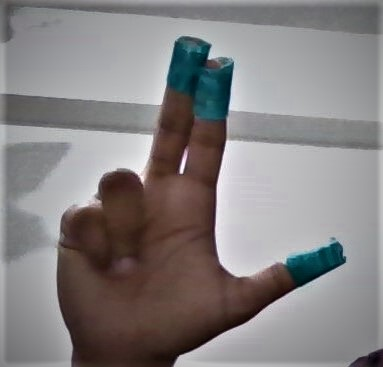
#> input picture CODE/move11.jpg, 383 x 367 px, given in place of the camera
$ python color_segmentation.py   (older library calls are emulated)
#> lines starting #> are read from the running program, lines starting #| are printed output that depends on the picture; after the words box and inside, x2 and y2 are one past the last pixel; in counts of white or black regions, pixels touching at a corner belong together
import cv2
import numpy as np

cap = cv2.VideoCapture(0)
lowerbound = np.array([33,80,40])
upperbound = np.array([102,255,255])
kernelopen = np.ones((5,5))
kernelclose = np.ones((20,20))
#font = cv2.cv.InitFont(cv2.cv.CV_FONT_HERSHEY_SIMPLEX,2,0.5,0,3,1)

while True:
    _ , frame = cap.read()
#> frame is the input picture: shape (367, 383, 3); mean B, G, R 129.6, 129.2, 133.2

    img = cv2.resize(frame,(340,220))
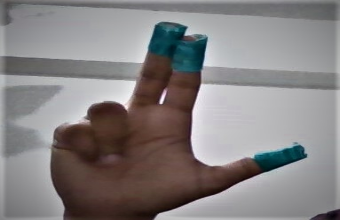
#> img: shape (220, 340, 3); mean B, G, R 129.5, 129.1, 133.1

    imghsv = cv2.cvtColor(img,cv2.COLOR_BGR2HSV)
#> imghsv: shape (220, 340, 3); mean H, S, V 85.7, 37.9, 137.3

    mask = cv2.inRange(imghsv,lowerbound,upperbound)
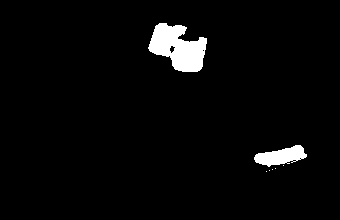
#> mask: shape (220, 340); 3.3% white; 7 white regions (5 under 20 px), largest, box (x1, y1, x2, y2) and area: (148, 23, 207, 72) 1790, (254, 145, 307, 167) 679

    maskopen = cv2.morphologyEx(mask,cv2.MORPH_OPEN,kernelopen)
#> maskopen: shape (220, 340); 3.2% white; 2 white regions, box (x1, y1, x2, y2) and area: (149, 23, 207, 72) 1773, (255, 145, 305, 165) 649
    maskclose = cv2.morphologyEx(maskopen,cv2.MORPH_CLOSE,kernelclose)
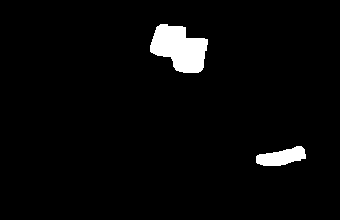
#> maskclose: shape (220, 340); 3.4% white; 2 white regions

    maskfinal = maskclose

    cont,h = cv2.findContours(maskfinal.copy(),cv2.RETR_EXTERNAL,cv2.CHAIN_APPROX_NONE)
#> cont = 2 contours; box (x1, y1, x2, y2) and area: (150, 24, 208, 73) 1800, (256, 146, 306, 166) 592; h = [[1, -1, -1, -1], [-1, 0, -1, -1]]

    cv2.drawContours(img,cont,-1,(255,0,0),2)
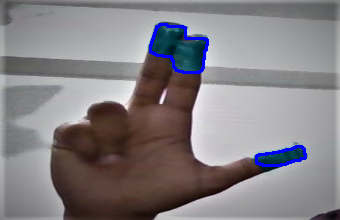
#> img: shape (220, 340, 3); 1.3% of pixels changed, all inside (x1, y1, x2, y2) = (149, 23, 307, 167)
    for i in range(len(cont)):
        x,y,w,h = cv2.boundingRect(cont[i])
        cv2.rectangle(img,(x,y),(x+w,y+h),(0,0,255),2)
#> this loop made 2 passes
#> (x, y, w, h) on passes 1 to 2: (256, 146, 50, 20), (150, 24, 58, 49)
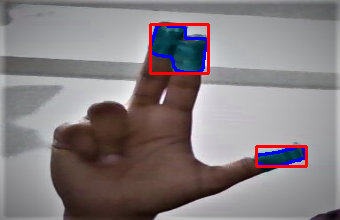
#> img: shape (220, 340, 3); 1.41% of pixels changed, all inside (x1, y1, x2, y2) = (149, 23, 308, 168)
        # [9 lines of commented-out code are left out]
    cv2.imshow("original",img)
    k = cv2.waitKey(10)
#> (key q is pressed here)

    if k == ord('q'):
#> (the run stopped early here; a loop or call above may not have finished)

$ run again, on CODE/move33.jpg
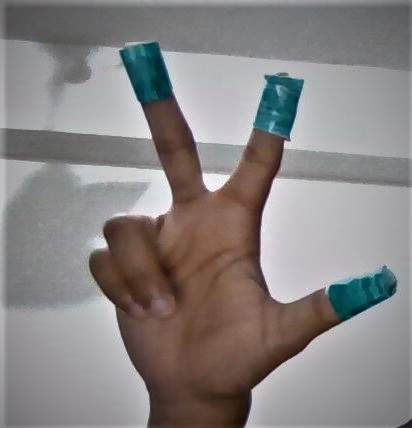
#> input picture CODE/move33.jpg, 412 x 428 px, given in place of the camera
#> frame is the input picture: shape (428, 412, 3); mean B, G, R 131.9, 132.4, 136.6
#> imghsv: shape (220, 340, 3); mean H, S, V 85.3, 35.5, 141.2
#> `mask = cv2.inRange(imghsv,lowerbound,upperbound)`:
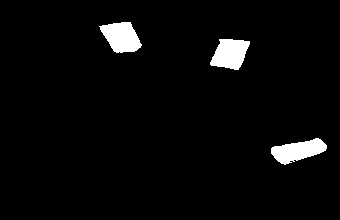
#> mask: shape (220, 340); 3.6% white; 3 white regions, box (x1, y1, x2, y2) and area: (99, 22, 142, 53) 903, (271, 138, 327, 165) 880, (210, 39, 250, 70) 875
#> maskopen: shape (220, 340); 3.5% white; 3 white regions, box (x1, y1, x2, y2) and area: (101, 22, 141, 52) 890, (211, 39, 249, 70) 866, (271, 139, 326, 164) 864
#> maskclose: shape (220, 340); 3.5% white; 3 white regions
#> `cont,h = cv2.findContours(maskfinal.copy(),cv2.RETR_EXTERNAL,cv2.CHAIN..`: cont = 3 contours; box (x1, y1, x2, y2) and area: (102, 23, 142, 53) 836, (212, 40, 250, 71) 810, (272, 140, 327, 165) 802; h = [[1, -1, -1, -1], [2, 0, -1, -1], [-1, 1, -1, -1]]
#> the loop `for i in range(len(cont)):` made 3 passes
#> (x, y, w, h) on passes 1 to 3: (272, 140, 55, 25), (212, 40, 38, 31), (102, 23, 40, 30)
#> after the loop `for i in range(len(cont)):`:
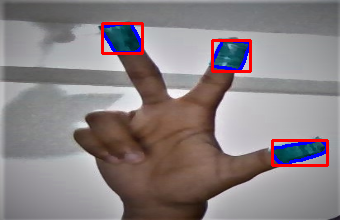
#> img: shape (220, 340, 3); mean B, G, R 130.8, 128.8, 138
